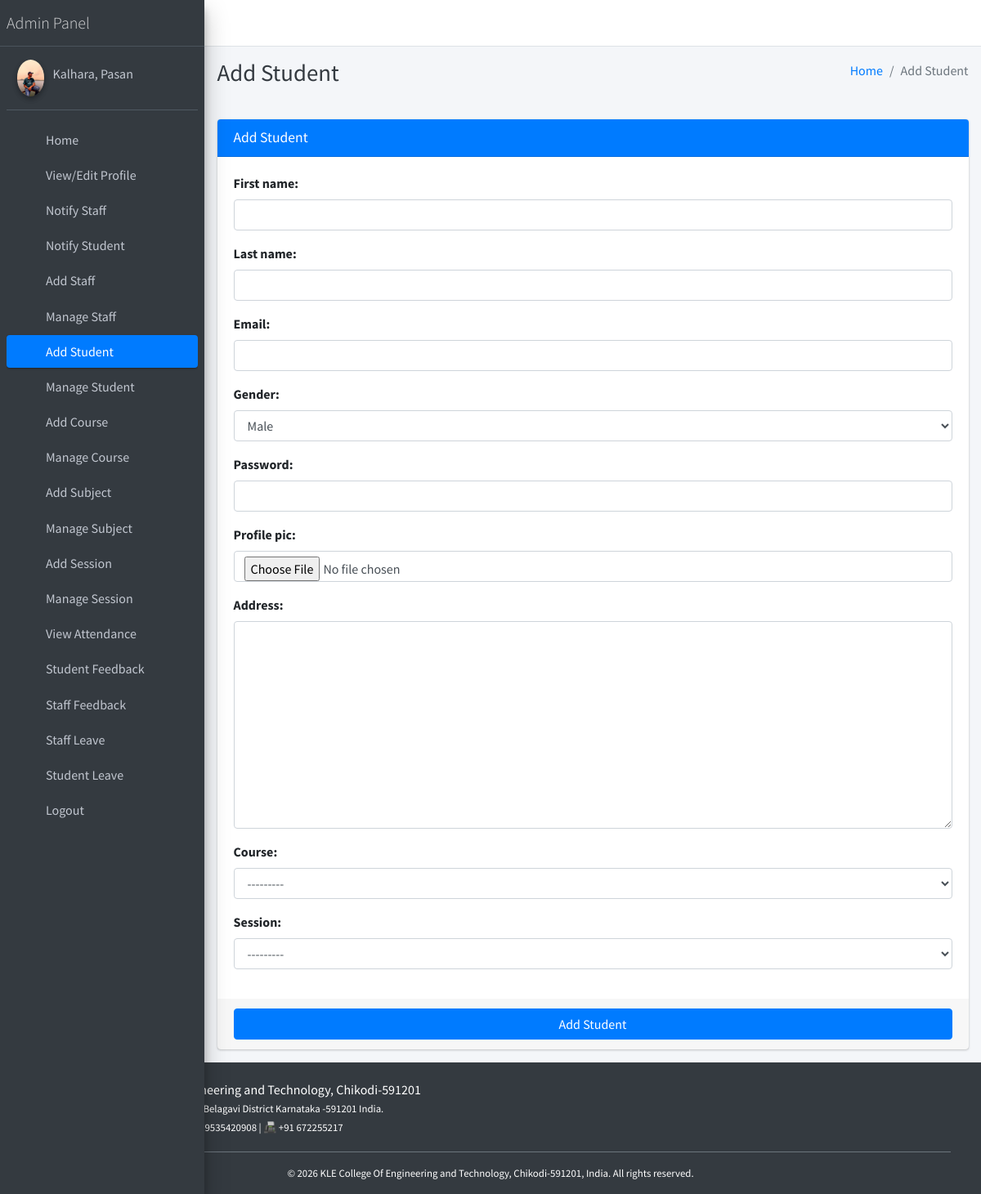
Screenshot of /student/add/ (signed in) with the database file from the repository.
### main_app/models.py (models this page shows)
class CustomUser(AbstractUser):
    USER_TYPE = ((1, "HOD"), (2, "Staff"), (3, "Student"))
    GENDER = [("M", "Male"), ("F", "Female")]
    username = None  # Removed username, using email instead
    email = models.EmailField(unique=True)
    user_type = models.CharField(default=1, choices=USER_TYPE, max_length=1)
    gender = models.CharField(max_length=1, choices=GENDER)
    profile_pic = models.ImageField()
    address = models.TextField()
    fcm_token = models.TextField(default="")  # For firebase notifications
    created_at = models.DateTimeField(auto_now_add=True)
    updated_at = models.DateTimeField(auto_now=True)
    USERNAME_FIELD = "email"
    REQUIRED_FIELDS = []
    objects = CustomUserManager()
    def __str__(self):
        return self.last_name + ", " + self.first_name

### main_app/hod_views.py (the view, shortened to what this page needs)
# urls.py: path("student/add/", hod_views.add_student, name='add_student'),
def add_student(request):
    student_form = StudentForm(request.POST or None, request.FILES or None)
    context = {'form': student_form, 'page_title': 'Add Student'}
    return render(request, 'hod_template/add_student_template.html', context)

### main_app/forms.py
class StudentForm(CustomUserForm):
    def __init__(self, *args, **kwargs):
        super(StudentForm, self).__init__(*args, **kwargs)
    class Meta(CustomUserForm.Meta):
        model = Student
        fields = CustomUserForm.Meta.fields + \
            ['course', 'session']

### main_app/models.py (called while the page is built)
    def __str__(self):
        return "From " + str(self.start_year) + " to " + str(self.end_year)

    def __str__(self):
        return self.name

### main_app/templates/hod_template/add_student_template.html (shortened to what this page needs)
{% extends 'main_app/base.html' %}
{% load static %}
{% block page_title %}{{page_title}}{% endblock page_title %}
{% block content %}
<section class="content">
    <div class="container-fluid">
        <div class="row">
            <div class="col-md-12">
                <div class="card card-primary">
                    <div class="card-header">
                        <h3 class="card-title">{{page_title}}</h3>
                    </div>
                    {% include "main_app/form_template.html" with messages=messages  form=form button_text="Add Student"%}
                </div>
            </div>
        </div>
    </div>
</section>
{% endblock content %}

### main_app/templates/main_app/sidebar_template.html (shortened to what this page needs)
{% load static %}
<aside class="main-sidebar sidebar-dark-primary elevation-4">
{% if request.user.user_type == '1' %}
    <a href="{% url 'admin_home' %}" class="brand-link">
        <span class="brand-text font-weight-light">Admin Panel</span>
    </a>
    <div class="sidebar">
        <div class="user-panel mt-3 pb-3 mb-3 d-flex">
            <div class="image">
                <img src="{{ request.user.profile_pic }}" class="img-circle elevation-2" alt="User Image">
            </div>
            <div class="info">
                <a href="#" class="d-block">{{ user }}</a>
            </div>
        </div>
        <nav class="mt-2">
            <ul class="nav nav-pills nav-sidebar flex-column" role="menu">
                <li class="nav-item">
                    {% url 'admin_home' as admin_home %}
                    <a href="{{ admin_home }}" class="nav-link {% if admin_home == request.path %} active {% endif %}">
                        <i class="nav-icon fas fa-tachometer-alt"></i>
                        <p>Home</p>
                    </a>
                </li>
                <li class="nav-item">
                    {% url 'admin_view_profile' as admin_view_profile %}
                    <a href="{{ admin_view_profile }}" class="nav-link {% if admin_view_profile == request.path %} active {% endif %}">
                        <i class="nav-icon fas fa-user-cog"></i>
                        <p>View/Edit Profile</p>
                    </a>
                </li>
                <li class="nav-item">
                    {% url 'admin_notify_staff' as admin_notify_staff %}
                    <a href="{{ admin_notify_staff }}" class="nav-link {% if admin_notify_staff == request.path %} active {% endif %}">
                        <i class="nav-icon fas fa-bullhorn"></i>
                        <p>Notify Staff</p>
                    </a>
                </li>
                <li class="nav-item">
                    {% url 'admin_notify_student' as admin_notify_student %}
                    <a href="{{ admin_notify_student }}" class="nav-link {% if admin_notify_student == request.path %} active {% endif %}">
                        <i class="nav-icon fas fa-bullhorn"></i>
                        <p>Notify Student</p>
                    </a>
                </li>
                <li class="nav-item">
                    {% url 'add_staff' as add_staff %}
                    <a href="{{ add_staff }}" class="nav-link {% if add_staff == request.path %} active {% endif %}">
                        <i class="nav-icon fas fa-user-plus"></i>
                        <p>Add Staff</p>
                    </a>
                </li>
                <li class="nav-item">
                    {% url 'manage_staff' as manage_staff %}
                    {% url 'edit_staff' staff_id as edit_staff %}
                    <a href="{{ manage_staff }}" class="nav-link {% if manage_staff == request.path or request.path == edit_staff %} active {% endif %}">
                        <i class="nav-icon fas fa-users"></i>
                        <p>Manage Staff</p>
                    </a>
                </li>
                <li class="nav-item">
                    {% url 'add_student' as add_student %}
                    <a href="{{ add_student }}" class="nav-link {% if add_student == request.path %} active {% endif %}">
                        <i class="nav-icon fas fa-user-graduate"></i>
                        <p>Add Student</p>
                    </a>
                </li>
                <li class="nav-item">
                    {% url 'manage_student' as manage_student %}
                    {% url 'edit_student' student_id as edit_student %}
                    <a href="{{ manage_student }}" class="nav-link {% if edit_student == request.path or manage_student == request.path %} active {% endif %}">
                        <i class="nav-icon fas fa-users"></i>
                        <p>Manage Student</p>
                    </a>
                </li>
                <li class="nav-item">
                    {% url 'add_course' as add_course %}
                    <a href="{{ add_course }}" class="nav-link {% if add_course == request.path %} active {% endif %}">
                        <i class="nav-icon fas fa-book"></i>
                        <p>Add Course</p>
                    </a>
                </li>
                <li class="nav-item">
                    {% url 'manage_course' as manage_course %}
                    {% url 'edit_course' course_id as edit_course %}
                    <a href="{{ manage_course }}" class="nav-link {% if edit_course == request.path or manage_course == request.path %} active {% endif %}">
                        <i class="nav-icon fas fa-book-open"></i>
                        <p>Manage Course</p>
                    </a>
                </li>
                <li class="nav-item">
                    {% url 'add_subject' as add_subject %}
                    <a href="{{ add_subject }}" class="nav-link {% if add_subject == request.path %} active {% endif %}">
                        <i class="nav-icon fas fa-chalkboard-teacher"></i>
                        <p>Add Subject</p>
                    </a>
                </li>
                <li class="nav-item">
                    {% url 'manage_subject' as manage_subject %}
                    {% url 'edit_subject' subject_id as edit_subject %}
                    <a href="{{ manage_subject }}" class="nav-link {% if edit_subject == request.path or manage_subject == request.path %} active {% endif %}">
                        <i class="nav-icon fas fa-book-reader"></i>
                        <p>Manage Subject</p>
                    </a>
                </li>
                <li class="nav-item">
                    {% url 'add_session' as add_session %}
                    <a href="{{ add_session }}" class="nav-link {% if add_session == request.path %} active {% endif %}">
                        <i class="nav-icon fas fa-calendar-plus"></i>
                        <p>Add Session</p>
                    </a>
                </li>
                <li class="nav-item">
                    {% url 'manage_session' as manage_session %}
                    {% url 'edit_session' session_id as edit_session %}
                    <a href="{{ manage_session }}" class="nav-link {% if edit_session == request.path or manage_session == request.path %} active {% endif %}">
                        <i class="nav-icon fas fa-calendar-alt"></i>
                        <p>Manage Session</p>
                    </a>
                </li>
                <li class="nav-item">
                    {% url 'admin_view_attendance' as admin_view_attendance %}
                    <a href="{{ admin_view_attendance }}" class="nav-link {% if admin_view_attendance == request.path %} active {% endif %}">
                        <i class="nav-icon fas fa-clipboard-list"></i>
                        <p>View Attendance</p>
                    </a>
                </li>
                <li class="nav-item">
                    {% url 'student_feedback_message' as student_feedback_message %}
                    <a href="{{ student_feedback_message }}" class="nav-link {% if student_feedback_message == request.path %} active {% endif %}">
                        <i class="nav-icon fas fa-comment-dots"></i>
                        <p>Student Feedback</p>
                    </a>
                </li>
                <li class="nav-item">
                    {% url 'staff_feedback_message' as staff_feedback_message %}
                    <a href="{{ staff_feedback_message }}" class="nav-link {% if staff_feedback_message == request.path %} active {% endif %}">
                        <i class="nav-icon fas fa-comments"></i>
                        <p>Staff Feedback</p>
                    </a>
                </li>
                <li class="nav-item">
                    {% url 'view_staff_leave' as view_staff_leave %}
                    <a href="{{ view_staff_leave }}" class="nav-link {% if view_staff_leave == request.path %} active {% endif %}">
                        <i class="nav-icon fas fa-user-clock"></i>
                        <p>Staff Leave</p>
                    </a>
                </li>
                <li class="nav-item">
                    {% url 'view_student_leave' as view_student_leave %}
                    <a href="{{ view_student_leave }}" class="nav-link {% if view_student_leave == request.path %} active {% endif %}">
                        <i class="nav-icon fas fa-user-clock"></i>
                        <p>Student Leave</p>
                    </a>
                </li>
{% endif %}
<li class="nav-item">
    <a href="{% url 'user_logout' %}" onclick="return confirm('Your session would be terminated.\n\nProceed?')" class="nav-link">
        <i class="nav-icon fas fa-sign-out-alt"></i>
        <p>Logout</p>
    </a>
</li>
</ul>
</nav>
</div>
</aside>

### rows the page displays
CustomUser: user.profile_pic (picture), last_name+first_name "Kalhara, Pasan"

### other values shown
{{ page_title }} "Add Student"
{{ field.label_tag }} "First name:" "Last name:" "Email:" "Gender:" "Password:" "Profile pic:" "Address:" "Course:" "Session:"
{{ button_text }} "Add Student"
